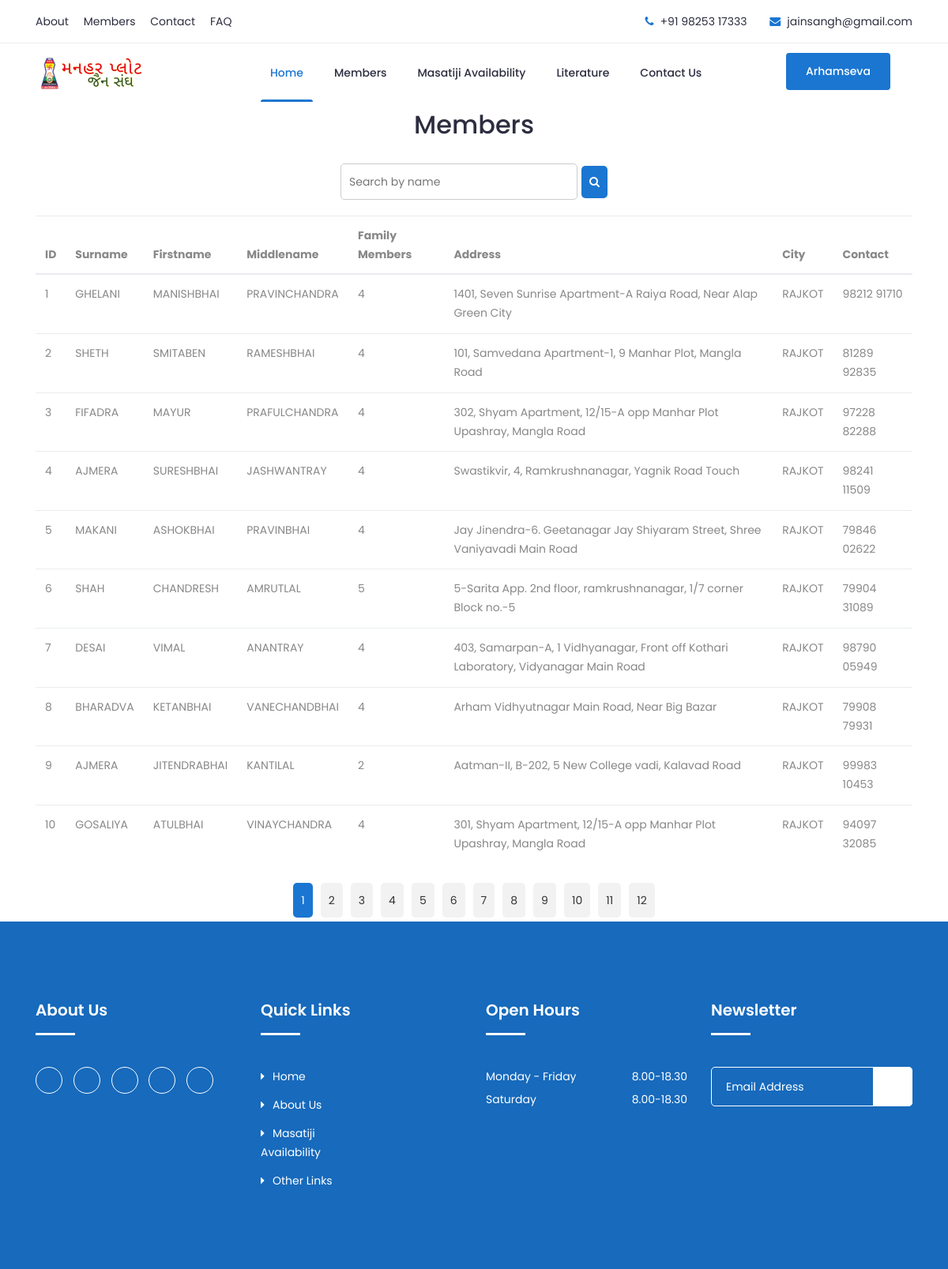
/members.php, run on the app's committed database.
### tables this page shows
CREATE TABLE `members` (
  `id` int(11) NOT NULL,
  `surname` varchar(255) NOT NULL,
  `firstname` varchar(255) NOT NULL,
  `middlename` varchar(255) NOT NULL,
  `family_members` int(11) NOT NULL,
  `address` text NOT NULL,
  `city` varchar(255) NOT NULL,
  `contact` varchar(20) NOT NULL
);

### members.php (the view, shortened to what this page needs)
<!doctype html>
<html class="no-js" lang="zxx">
    <head>
		<link rel="stylesheet" href="css/bootstrap.min.css">
		<link rel="stylesheet" href="css/nice-select.css">
        <link rel="stylesheet" href="css/font-awesome.min.css">
        <link rel="stylesheet" href="css/icofont.css">
		<link rel="stylesheet" href="css/slicknav.min.css">
        <link rel="stylesheet" href="css/owl-carousel.css">
		<link rel="stylesheet" href="css/datepicker.css">
        <link rel="stylesheet" href="css/animate.min.css">
        <link rel="stylesheet" href="css/magnific-popup.css">
        <link rel="stylesheet" href="css/normalize.css">
        <link rel="stylesheet" href="style.css">
        <link rel="stylesheet" href="css/responsive.css">
    </head>
    <body>
		<header class="header" >
			<div class="topbar">
				<div class="container">
					<div class="row">
						<div class="col-lg-6 col-md-5 col-12">
							<ul class="top-link">
								<li><a href="aboutus.php">About</a></li>
								<li><a href="members.php">Members</a></li>
								<li><a href="contact.php">Contact</a></li>
								<li><a href="#">FAQ</a></li>
							</ul>
						</div>
						<div class="col-lg-6 col-md-7 col-12">
							<ul class="top-contact">
								<li><i class="fa fa-phone"></i>+91 98253 17333</li>
								<li><i class="fa fa-envelope"></i><a href="mailto:support@yourmail.com">jainsangh@gmail.com</a></li>
							</ul>
						</div>
					</div>
				</div>
			</div>
			<div class="header-inner">
				<div class="container">
					<div class="inner">
						<div class="row">
							<div class="col-lg-3 col-md-3 col-12">
								<div class="logo">
									<a href="index.html"><img src="img/logo.png" alt="#"></a>
								</div>
							</div>
							<div class="col-lg-7 col-md-9 col-12">
								<div class="main-menu">
									<nav class="navigation">
										<ul class="nav menu">
											<li class="active"><a href="index.php">Home</a></li>
											<li><a href="#">Members </a></li>
											<li><a href="mastiji_avaibility.php">Masatiji Availability </a></li>
											<li><a href="literature.php">Literature</a>
											</li>
											<li><a href="contact.php">Contact Us</a></li>
										</ul>
									</nav>
								</div>
							</div>
							<div class="col-lg-2 col-12">
								<div class="get-quote">
									<a href="https://arham.org/" class="btn">Arhamseva</a>
								</div>
							</div>
						</div>
					</div>
				</div>
			</div>
		</header>
		<?php include("db_connection.php"); ?>
		<section id="members_table">
			<div class="container">
				<div class="row justify-content-center">
					<div class="col-xl-7 col-lg-8 col-md-10">
						<h2 class="section-title" style="margin-bottom: 20px; padding: 10px;">Members</h2>
						<form class="search-form">
							<input id="searchInput" placeholder="Search by name" type="text" onkeyup="searchTable()">
							<button class="btn" type="button"><i class="fa fa-search"></i></button>
						</form>
					</div>
				</div>
				<div class="row">
					<div class="col-12">
						<table class="table" id="membersTable">
							<thead>
								<tr>
									<th>ID</th>
									<th>Surname</th>
									<th>Firstname</th>
									<th>Middlename</th>
									<th>Family Members</th>
									<th>Address</th>
									<th>City</th>
									<th>Contact</th>
								</tr>
							</thead>
							<tbody>
								<?php
								$limit = 10;
								$page = isset($_GET['page']) ? $_GET['page'] : 1;
								$offset = ($page - 1) * $limit;
								$sql = "SELECT * FROM members LIMIT $limit OFFSET $offset";
								$result = $conn->query($sql);
								if ($result->num_rows > 0) {
									while ($row = $result->fetch_assoc()) {
										echo "<tr>";
										echo "<td>" . $row['id'] . "</td>";
										echo "<td>" . $row['surname'] . "</td>";
										echo "<td>" . $row['firstname'] . "</td>";
										echo "<td>" . $row['middlename'] . "</td>";
										echo "<td>" . $row['family_members'] . "</td>";
										echo "<td>" . $row['address'] . "</td>";
										echo "<td>" . $row['city'] . "</td>";
										echo "<td>" . $row['contact'] . "</td>";
										echo "</tr>";
									}
								} else {
									echo "<tr><td colspan='8'>No members found</td></tr>";
								}
								?>
							</tbody>
						</table>
					</div>
				</div>
				<?php
				$total_rows_sql = "SELECT COUNT(*) as count FROM members";
				$result = $conn->query($total_rows_sql);
				$total_rows = $result->fetch_assoc()['count'];
				$total_pages = ceil($total_rows / $limit);
				echo "<div class='pagination'>";
				for ($i = 1; $i <= $total_pages; $i++) {
					echo "<a href='members.php?page=$i' class='" . (($page == $i) ? "active" : "") . "'>$i</a>";
				}
				echo "</div>";
				?>
			</div>
		</section>
		<footer id="footer" class="footer ">
			<div class="footer-top">
				<div class="container">
					<div class="row">
						<div class="col-lg-3 col-md-6 col-12">
							<div class="single-footer">
								<h2>About Us</h2>
								<ul class="social">
									<li><a href="#"><i class="icofont-facebook"></i></a></li>
									<li><a href="#"><i class="icofont-google-plus"></i></a></li>
									<li><a href="#"><i class="icofont-twitter"></i></a></li>
									<li><a href="#"><i class="icofont-vimeo"></i></a></li>
									<li><a href="#"><i class="icofont-pinterest"></i></a></li>
								</ul>
							</div>
						</div>
						<div class="col-lg-3 col-md-6 col-12">
							<div class="single-footer f-link">
								<h2>Quick Links</h2>
								<div class="row">
									<div class="col-lg-6 col-md-6 col-12">
										<ul>
											<li><a href="#"><i class="fa fa-caret-right" aria-hidden="true"></i>Home</a></li>
											<li><a href="#"><i class="fa fa-caret-right" aria-hidden="true"></i>About Us</a></li>
											<li><a href="#"><i class="fa fa-caret-right" aria-hidden="true"></i>Masatiji Availability</a></li>
											<li><a href="#"><i class="fa fa-caret-right" aria-hidden="true"></i>Other Links</a></li>
										</ul>
									</div>
								</div>
							</div>
						</div>
						<div class="col-lg-3 col-md-6 col-12">
							<div class="single-footer">
								<h2>Open Hours</h2>
								<ul class="time-sidual">
									<li class="day">Monday - Friday <span>8.00-18.30</span></li>
									<li class="day">Saturday <span>8.00-18.30</span></li>
								</ul>
							</div>
						</div>
						<div class="col-lg-3 col-md-6 col-12">
							<div class="single-footer">
								<h2>Newsletter</h2>
								<form action="mail/mail.php" method="get" target="_blank" class="newsletter-inner">
									<input name="email" placeholder="Email Address" class="common-input" onfocus="this.placeholder = ''"
										onblur="this.placeholder = 'Your email address'" required="" type="email">
									<button class="button"><i class="icofont icofont-paper-plane"></i></button>
								</form>
							</div>
						</div>
					</div>
				</div>
			</div>
		</footer>
    </body>
</html>

### members.php (style rules this page uses)
.search-form { display: flex; align-items: center; justify-content: center; margin-bottom: 20px; }
.search-form input { padding: 10px; border: 1px solid #ccc; border-radius: 5px; width: 300px; margin-right: 5px; }
.search-form button { padding: 10px; background-color: #1A76D1; color: #fff; border: none; border-radius: 5px; cursor: pointer; }
.pagination { display: flex; justify-content: center; margin-top: 20px; }
.pagination a { padding: 10px; margin: 5px; text-decoration: none; color: #333; background-color: #f2f2f2; border-radius: 5px; cursor: pointer; }
.pagination .active { background-color: #1A76D1; color: #fff; }

### data on the page
members: id "1", surname "GHELANI", firstname "MANISHBHAI", middlename "PRAVINCHANDRA", family_members "4", address "1401, Seven Sunrise Apartment-A Raiya Road, Near Alap Green City", city "RAJKOT", contact "98212 91710"
members: id "2", surname "SHETH", firstname "SMITABEN", middlename "RAMESHBHAI", family_members "4", address "101, Samvedana Apartment-1, 9 Manhar Plot, Mangla Road", city "RAJKOT", contact "81289 92835"
members: id "3", surname "FIFADRA", firstname "MAYUR", middlename "PRAFULCHANDRA", family_members "4", address "302, Shyam Apartment, 12/15-A opp Manhar Plot Upashray, Mangla Road", city "RAJKOT", contact "97228 82288"
members: id "4", surname "AJMERA", firstname "SURESHBHAI", middlename "JASHWANTRAY", family_members "4", address "Swastikvir, 4, Ramkrushnanagar, Yagnik Road Touch", city "RAJKOT", contact "98241 11509"
members: id "5", surname "MAKANI", firstname "ASHOKBHAI", middlename "PRAVINBHAI", family_members "4", address "Jay Jinendra-6. Geetanagar Jay Shiyaram Street, Shree Vaniyavadi Main Road", city "RAJKOT", contact "79846 02622"
members: id "6", surname "SHAH", firstname "CHANDRESH", middlename "AMRUTLAL", family_members "5", address "5-Sarita App. 2nd floor, ramkrushnanagar, 1/7 corner Block no.-5", city "RAJKOT", contact "79904 31089"
members: id "7", surname "DESAI", firstname "VIMAL", middlename "ANANTRAY", family_members "4", address "403, Samarpan-A, 1 Vidhyanagar, Front off Kothari Laboratory, Vidyanagar Main Road", city "RAJKOT", contact "98790 05949"
members: id "8", surname "BHARADVA", firstname "KETANBHAI", middlename "VANECHANDBHAI", family_members "4", address "Arham Vidhyutnagar Main Road, Near Big Bazar", city "RAJKOT", contact "79908 79931"
members: id "9", surname "AJMERA", firstname "JITENDRABHAI", middlename "KANTILAL", family_members "2", address "Aatman-II, B-202, 5 New College vadi, Kalavad Road", city "RAJKOT", contact "99983 10453"
members: id "10", surname "GOSALIYA", firstname "ATULBHAI", middlename "VINAYCHANDRA", family_members "4", address "301, Shyam Apartment, 12/15-A opp Manhar Plot Upashray, Mangla Road", city "RAJKOT", contact "94097 32085"
